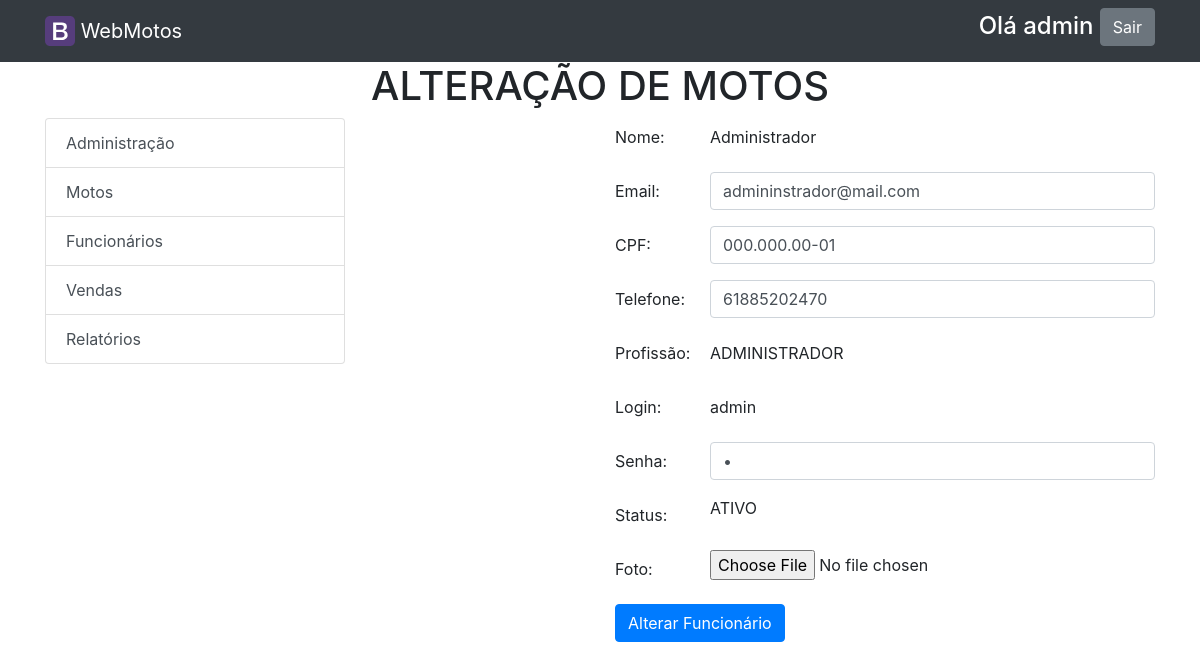
Screenshot of /altera_func.php?codigo=1 (signed in) with the database file from the repository.
### tables this page shows
CREATE TABLE IF NOT EXISTS `usuarios` (
  `id_usr` int(11) NOT NULL AUTO_INCREMENT,
  `nome` varchar(100) NOT NULL,
  `email` varchar(100) NOT NULL,
  `cpf` varchar(14) NOT NULL,
  `telefone_contato` varchar(20) DEFAULT NULL,
  `perfil_usr` varchar(30) NOT NULL,
  `login` varchar(80) NOT NULL,
  `senha` varchar(32) NOT NULL,
  `status` char(1) NOT NULL DEFAULT 'A',
  `imagem_usr` varchar(150) NOT NULL,
  PRIMARY KEY (`id_usr`)
);

### altera_func.php (the view, shortened to what this page needs)
<?php
require 'config.php';
?>
<?php include_once 'topo_restrito.php'; ?>
<div class="container">
  <div class="row">
    <div class="col">
      <h1 class="text-center">ALTERAÇÃO DE MOTOS</h1>
    </div>
  </div>
  <div class="row">
    <div class="col-6">
        <?php include_once 'menu_restrito.php';?>
    </div>
    <div class="col-6">
        <?php
            $cod_usr = $_GET['codigo'];
            $sql_pesquisa_usr = "SELECT id_usr, nome, email, cpf, telefone_contato, perfil_usr, login, senha, status, imagem_usr FROM usuarios WHERE id_usr = '$cod_usr'";
            $resultado_pesquisa_usr = mysqli_query($conecta, $sql_pesquisa_usr);
            $registro_usr = mysqli_fetch_row($resultado_pesquisa_usr);
        ?>
        <?php if(strtoupper($registro_usr[5]) != 'ADMINISTRADOR'): ?>
           <form method="POST" action="processa_altera_func.php" enctype="multipart/form-data">
            <input type="hidden" id="codigo" name="codigo" value="<?php echo $registro_usr[0];?>" />
            <input type="hidden" id="perfil" name="perfil" value="<?php echo $registro_usr[5];?>"/>
            <input type="hidden" id="foto_nome" name="foto_nome" value="<?php echo $registro_usr[9];?>" />
            <div class="form-group row">
              <label for="nome" class="col-sm-2 col-form-label">Nome:</label>
              <div class="col-sm-10">
                <input type="text" class="form-control" id="nome" name="nome" value="<?php echo $registro_usr[1];?>" required />
              </div>
            </div>
            <div class="form-group row">
              <label for="modelo" class="col-sm-2 col-form-label">Email:</label>
              <div class="col-sm-10">
                <input type="text" class="form-control" id="email" name="email" value="<?php echo $registro_usr[2];?>" required />
              </div>
            </div>
            <div class="form-group row">
              <label for="cpf" class="col-sm-2 col-form-label">CPF:</label>
              <div class="col-sm-10">
                <input type="text" class="form-control" id="cpf" name="cpf" value="<?php echo $registro_usr[3];?>" required />
              </div>
            </div>
  	        <div class="form-group row">
              <label for="telefone" class="col-sm-2 col-form-label">Telefone:</label>
              <div class="col-sm-10">
                <input type="text" class="form-control" id="telefone" name="telefone" value="<?php echo $registro_usr[4];?>" required />
              </div>
            </div>
            <div class="form-group row">
              <label for="tipo" class="col-sm-2 col-form-label">Profissão:</label>
              <div class="col-sm-10">
                <select class="form-control" name="profissao" id="profissao">
                  <option  <?php echo (strtolower($registro_usr[5]) == 'atendente')?'selected':'';?> >ATENDENTE</option>
                  <option <?php echo (strtolower($registro_usr[5]) == 'fornecedor')?'selected':'';?> >FORNECEDOR</option>
                </select>
              </div>
            </div>
  		      <div class="form-group row">
              <label for="login" class="col-sm-2 col-form-label">Login:</label>
              <div class="col-sm-10">
                <input type="text" class="form-control" id="login" name="login" value="<?php echo $registro_usr[6];?>" required />
              </div>
            </div>
            <div class="form-group row">
              <label for="senha" class="col-sm-2 col-form-label">Senha:</label>
              <div class="col-sm-10">
                <input type="password" class="form-control" id="senha" name="senha" value="<?php echo $registro_usr[7];?>" required />
              </div>
            </div>
            <div class="form-group row">
              <label for="status" class="col-sm-2 col-form-label">Status:</label>
              <div class="col-sm-10">
                <select class="form-control" name="status" id="status">
                  <option value="A" <?php echo (strtolower($registro_usr[8]) == 'a')?'selected':'';?> >ATIVO</option>
                  <option value="I" <?php echo (strtolower($registro_usr[8]) == 'i')?'selected':'';?> >INATIVO</option>
                </select>
              </div>
            </div>
            <div class="form-group row">
              <label for="foto" class="col-sm-2 col-form-label">Foto:</label>
              <div class="col-sm-10">
                <input type="file" class="form-control-file" id="foto" name="foto" value="<?php echo $registro_usr[9];?>" />
              </div>
            </div>
            <input type="submit" value="Alterar Funcionário" class="btn btn-primary"/>
        </form>
      <?php else: ?>
        <form method="POST" action="processa_altera_func.php" enctype="multipart/form-data">
            <div class="form-group row">
              <label for="nome" class="col-sm-2 col-form-label">Nome:</label>
              <div class="col-sm-10">
                <input type="text" readonly class="form-control-plaintext" id="nome" name="nome" value="<?php echo $registro_usr[1];?>" required />
              </div>
            </div>
            <div class="form-group row">
              <label for="modelo" class="col-sm-2 col-form-label">Email:</label>
              <div class="col-sm-10">
                <input type="text" class="form-control" id="email" name="email" value="<?php echo $registro_usr[2];?>" required />
              </div>
            </div>
            <div class="form-group row">
              <label for="cpf" class="col-sm-2 col-form-label">CPF:</label>
              <div class="col-sm-10">
                <input type="text" class="form-control" id="cpf" name="cpf" value="<?php echo $registro_usr[3];?>" required />
              </div>
            </div>
            <div class="form-group row">
              <label for="telefone_contato" class="col-sm-2 col-form-label">Telefone:</label>
              <div class="col-sm-10">
                <input type="text" class="form-control" id="telefone" name="telefone" value="<?php echo $registro_usr[4];?>" required />
              </div>
            </div>
            <div class="form-group row">
              <label for="tipo" class="col-sm-2 col-form-label">Profissão:</label>
              <div class="col-sm-10">
                <input type="text" readonly class="form-control-plaintext" id="profissao" name="profissao" value="<?php echo $registro_usr[5];?>" required />
              </div>
            </div>
            <div class="form-group row">
              <label for="login" class="col-sm-2 col-form-label">Login:</label>
              <div class="col-sm-10">
                <input type="text" readonly class="form-control-plaintext" id="login" name="login" value="<?php echo $registro_usr[6];?>" required />
              </div>
            </div>
            <div class="form-group row">
              <label for="senha" class="col-sm-2 col-form-label">Senha:</label>
              <div class="col-sm-10">
                <input type="password" class="form-control" id="senha" name="senha" value="<?php echo $registro_usr[7];?>" required />
              </div>
            </div>
            <div class="form-group row">
              <label for="status" class="col-sm-2 col-form-label">Status:</label>
              <div class="col-sm-10">
                ATIVO
              </div>
            </div>
            <div class="form-group row">
              <label for="foto" class="col-sm-2 col-form-label">Foto:</label>
              <div class="col-sm-10">
                <input type="file" class="form-control-file" id="foto" name="foto" value="<?php echo $registro_usr[9];?>" />
              </div>
            </div>
            <input type="submit" value="Alterar Funcionário" class="btn btn-primary"/>
        </form>
      <?php endif; ?>
    </div>
  </div>
</div>
<?php include_once 'rodape.php'; ?>

### assets/css/style.css (style rules this page uses)
body { margin: 0; padding: 0; }

### rows the page displays
usuarios: nome "Administrador", email "admininstrador@mail.com", cpf "000.000.00-01", telefone "61885202470", profissao "ADMINISTRADOR", login "admin"

### other values shown
$_SESSION['login'] "admin"
